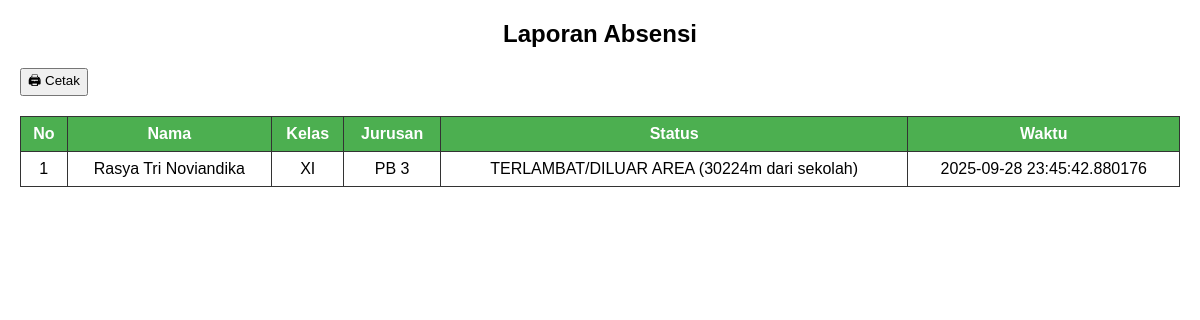
The page /admin/absensi/print (signed in) on the database as committed earlier.
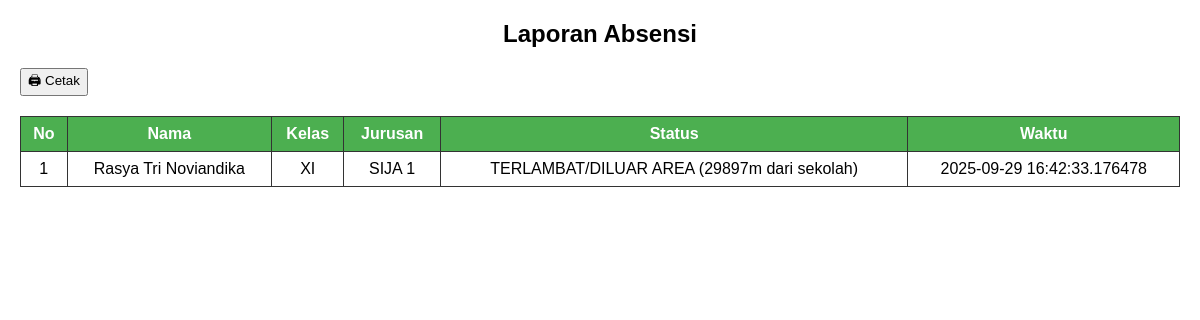
The same page on the database as committed later.
### tables this page shows
CREATE TABLE absensi (
            id INTEGER PRIMARY KEY AUTOINCREMENT,
            siswa_id INTEGER,
            nama TEXT NOT NULL,
            kelas TEXT NOT NULL,
            jurusan TEXT NOT NULL,
            latitude REAL,
            longitude REAL,
            status TEXT NOT NULL,
            waktu TIMESTAMP DEFAULT CURRENT_TIMESTAMP
        );

### app.py (the view)
@app.route("/admin/absensi/print")
@login_required
def print_absensi():
    conn = sqlite3.connect(DB_NAME)
    cur = conn.cursor()
    cur.execute("SELECT nama, kelas, jurusan, status, waktu FROM absensi ORDER BY waktu DESC")
    absensi = cur.fetchall()
    conn.close()
    return render_template("admin/print_absensi.html", absensi=absensi)

### app.py (called while the page is built)
def login_required(f):
    from functools import wraps
    @wraps(f)
    def decorated_function(*args, **kwargs):
        if 'admin_logged_in' not in session:
            return redirect(url_for('admin_login'))
        return f(*args, **kwargs)
    return decorated_function

### templates/admin/print_absensi.html (shortened to what this page needs)
<!DOCTYPE html>
<html lang="id">
<head>
</head>
<body>
  <h2>Laporan Absensi</h2>
  <button onclick="window.print()">🖨 Cetak</button>
  <table>
    <thead>
      <tr>
        <th>No</th>
        <th>Nama</th>
        <th>Kelas</th>
        <th>Jurusan</th>
        <th>Status</th>
        <th>Waktu</th>
      </tr>
    </thead>
    <tbody>
      {% for a in absensi %}
      <tr>
        <td>{{ loop.index }}</td>
        <td>{{ a[0] }}</td>
        <td>{{ a[1] }}</td>
        <td>{{ a[2] }}</td>
        <td>{{ a[3] }}</td>
        <td>{{ a[4] }}</td>
      </tr>
      {% endfor %}
    </tbody>
  </table>
</body>
</html>

Rows that differ between the two databases and show on the page:
changed absensi "Rasya Tri Noviandika": jurusan "PB 3" → "SIJA 1"; status "TERLAMBAT/DILUAR AREA (30224m dari sekolah)" → "TERLAMBAT/DILUAR AREA (29897m dari sekolah)"; waktu "2025-09-28 23:45:42.880176" → "2025-09-29 16:42:33.176478"
